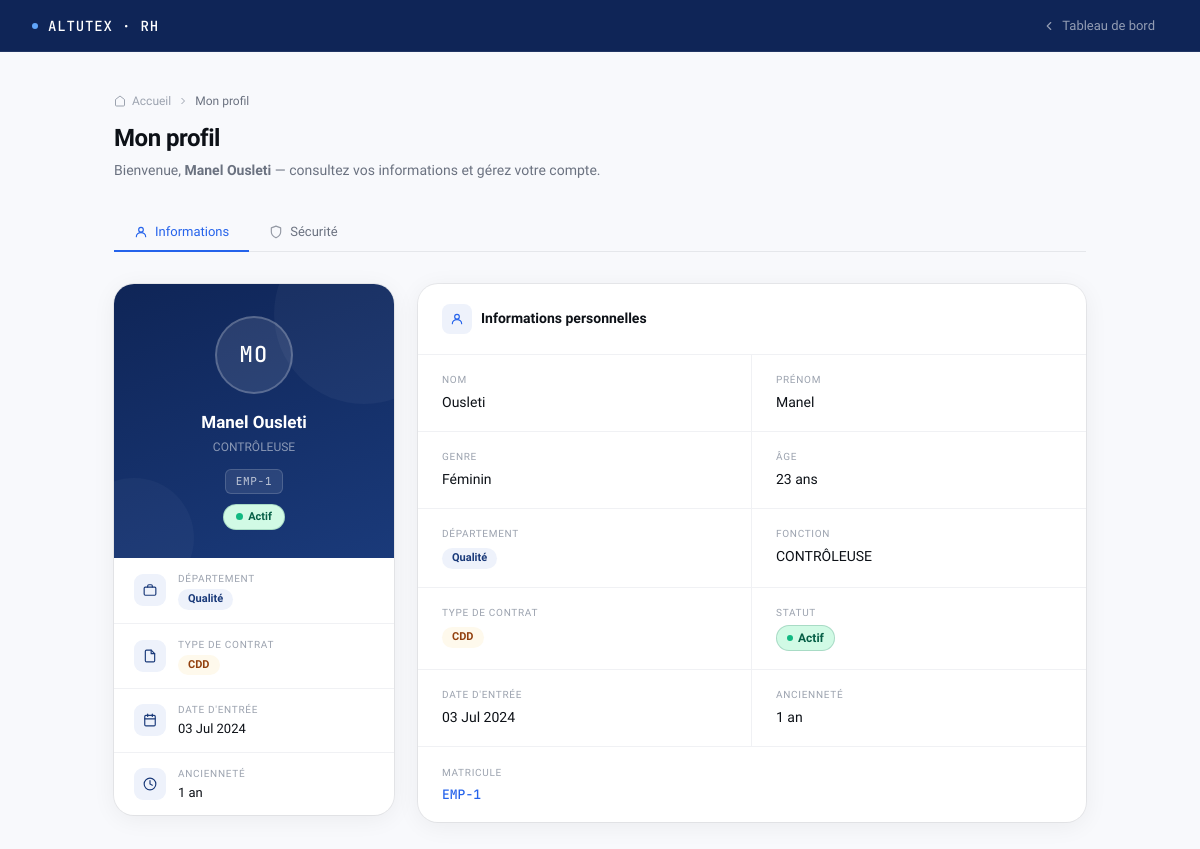
The app's page /index.php?action=mon_profil (signed in) with its own data.
### tables this page shows
CREATE TABLE `information_employe` (
  `id` int(11) NOT NULL AUTO_INCREMENT,
  `matricule` varchar(20) NOT NULL,
  `nom` varchar(100) NOT NULL,
  `prenom` varchar(100) NOT NULL,
  `genre` enum('M','F') DEFAULT NULL,
  `age` int(3) DEFAULT NULL,
  `tranche_age` varchar(20) DEFAULT NULL,
  `departement` varchar(100) DEFAULT NULL,
  `fonction` varchar(100) DEFAULT NULL,
  `type_contrat` varchar(50) DEFAULT NULL,
  `date_entree` date DEFAULT NULL,
  `anciennete_ans` decimal(5,2) DEFAULT NULL,
  `salaire_net` decimal(10,3) DEFAULT NULL,
  `statut` varchar(20) DEFAULT 'Actif',
  `date_sortie` date DEFAULT NULL,
  `motif_sortie` varchar(255) DEFAULT NULL,
  `created_at` timestamp NOT NULL DEFAULT current_timestamp(),
  PRIMARY KEY (`id`),
  UNIQUE KEY `uk_matricule` (`matricule`)
);

### views/rh/mon_profil.php (the view, shortened to what this page needs)
<?php
$initiales = strtoupper(
    substr($user['prenom'] ?? '?', 0, 1) .
    substr($user['nom']    ?? '?', 0, 1)
);
$dateEntree = '—';
if (!empty($user['date_entree'])) {
    try {
        $d = new DateTime($user['date_entree']);
        $mois = ['Jan','Fév','Mar','Avr','Mai','Jun','Jul','Aoû','Sep','Oct','Nov','Déc'];
        $dateEntree = $d->format('d') . ' ' . $mois[(int)$d->format('m') - 1] . ' ' . $d->format('Y');
    } catch (Exception $e) {
        $dateEntree = htmlspecialchars($user['date_entree']);
    }
}
$anciennete = '—';
if (!empty($user['anciennete_ans'])) {
    $ans = (float)$user['anciennete_ans'];
    if ($ans < 1) $anciennete = 'Moins d\'un an';
    elseif ($ans < 2) $anciennete = '1 an';
    else $anciennete = round($ans) . ' ans';
}
$statutColor = match(strtolower($user['statut'] ?? '')) {
    'actif'   => ['bg' => '#d1fae5', 'color' => '#065f46', 'border' => 'rgba(6,95,70,0.2)', 'dot' => '#10b981'],
    'inactif' => ['bg' => '#fee2e2', 'color' => '#991b1b', 'border' => 'rgba(153,27,27,0.2)', 'dot' => '#ef4444'],
    default   => ['bg' => '#fef3c7', 'color' => '#92400e', 'border' => 'rgba(146,64,14,0.2)', 'dot' => '#f59e0b'],
};
$genreLabel = match($user['genre'] ?? '') {
    'M' => 'Masculin', 'F' => 'Féminin', default => '—',
};
?>
<!DOCTYPE html>
<html lang="fr">
<head>
</head>
<body>
<nav class="topbar">
  <div class="topbar-logo">
    <div class="topbar-logo-dot"></div>
    ALTUTEX · RH
  </div>
  <a href="index.php?action=dashboard" class="topbar-back">
    <svg width="14" height="14" viewBox="0 0 24 24" fill="none" stroke="currentColor" stroke-width="2" stroke-linecap="round" stroke-linejoin="round"><polyline points="15 18 9 12 15 6"/></svg>
    Tableau de bord
  </a>
</nav>
<div class="page">
  <div class="page-header">
    <div class="breadcrumb">
      <svg width="12" height="12" viewBox="0 0 24 24" fill="none" stroke="currentColor" stroke-width="2"><path d="M3 9l9-7 9 7v11a2 2 0 0 1-2 2H5a2 2 0 0 1-2-2z"/></svg>
      Accueil
      <svg width="12" height="12" viewBox="0 0 24 24" fill="none" stroke="currentColor" stroke-width="2"><polyline points="9 18 15 12 9 6"/></svg>
      <span>Mon profil</span>
    </div>
    <h1 class="page-title">Mon profil</h1>
    <p class="page-sub">Bienvenue, <strong><?= htmlspecialchars($user['prenom'] . ' ' . $user['nom']) ?></strong> — consultez vos informations et gérez votre compte.</p>
  </div>
  <div class="tabs-wrap">
    <button class="tab active" data-tab="informations">
      <svg width="14" height="14" viewBox="0 0 24 24" fill="none" stroke="currentColor" stroke-width="2" stroke-linecap="round" stroke-linejoin="round"><circle cx="12" cy="8" r="4"/><path d="M4 20c0-4 3.6-7 8-7s8 3 8 7"/></svg>
      Informations
    </button>
    <button class="tab" data-tab="securite">
      <svg width="14" height="14" viewBox="0 0 24 24" fill="none" stroke="currentColor" stroke-width="2" stroke-linecap="round" stroke-linejoin="round"><path d="M12 22s8-4 8-10V5l-8-3-8 3v7c0 6 8 10 8 10z"/></svg>
      Sécurité
    </button>
  </div>
  <div class="layout">
    <div class="card">
      <div class="id-header">
        <div class="avatar-ring">
          <span class="avatar-initials"><?= htmlspecialchars($initiales) ?></span>
        </div>
        <div class="id-name"><?= htmlspecialchars($user['prenom'] . ' ' . $user['nom']) ?></div>
        <div class="id-role"><?= htmlspecialchars($user['fonction'] ?? '—') ?></div>
        <div class="matricule-tag"><?= htmlspecialchars($user['matricule'] ?? '—') ?></div>
        <br>
        <span class="statut-pill" style="background:<?= $statutColor['bg'] ?>;color:<?= $statutColor['color'] ?>;border:1px solid <?= $statutColor['border'] ?>">
          <span class="statut-dot-anim" style="background:<?= $statutColor['dot'] ?>"></span>
          <?= htmlspecialchars(ucfirst(strtolower($user['statut'] ?? 'Inconnu'))) ?>
        </span>
      </div>
      <div class="id-body">
        <div class="id-row">
          <div class="id-icon">
            <svg width="14" height="14" viewBox="0 0 24 24" fill="none" stroke="#1a3a7a" stroke-width="2" stroke-linecap="round" stroke-linejoin="round"><rect x="2" y="7" width="20" height="14" rx="2"/><path d="M16 7V5a2 2 0 0 0-2-2h-4a2 2 0 0 0-2 2v2"/></svg>
          </div>
          <div>
            <div class="id-label">Département</div>
            <div class="id-value"><span class="pill-dept"><?= htmlspecialchars($user['departement'] ?? '—') ?></span></div>
          </div>
        </div>
        <div class="id-row">
          <div class="id-icon">
            <svg width="14" height="14" viewBox="0 0 24 24" fill="none" stroke="#1a3a7a" stroke-width="2" stroke-linecap="round" stroke-linejoin="round"><path d="M14 2H6a2 2 0 0 0-2 2v16a2 2 0 0 0 2 2h12a2 2 0 0 0 2-2V8z"/><polyline points="14 2 14 8 20 8"/></svg>
          </div>
          <div>
            <div class="id-label">Type de contrat</div>
            <div class="id-value"><span class="pill-contrat"><?= htmlspecialchars($user['type_contrat'] ?? '—') ?></span></div>
          </div>
        </div>
        <div class="id-row">
          <div class="id-icon">
            <svg width="14" height="14" viewBox="0 0 24 24" fill="none" stroke="#1a3a7a" stroke-width="2" stroke-linecap="round" stroke-linejoin="round"><rect x="3" y="4" width="18" height="18" rx="2"/><line x1="16" y1="2" x2="16" y2="6"/><line x1="8" y1="2" x2="8" y2="6"/><line x1="3" y1="10" x2="21" y2="10"/></svg>
          </div>
          <div>
            <div class="id-label">Date d'entrée</div>
            <div class="id-value"><?= $dateEntree ?></div>
          </div>
        </div>
        <div class="id-row">
          <div class="id-icon">
            <svg width="14" height="14" viewBox="0 0 24 24" fill="none" stroke="#1a3a7a" stroke-width="2" stroke-linecap="round" stroke-linejoin="round"><circle cx="12" cy="12" r="10"/><polyline points="12 6 12 12 16 14"/></svg>
          </div>
          <div>
            <div class="id-label">Ancienneté</div>
            <div class="id-value"><?= $anciennete ?></div>
          </div>
        </div>
      </div>
    </div>
    <div>
      <div class="panel active card" id="panel-informations">
        <div class="panel-title">
          <div class="panel-title-icon">
            <svg width="14" height="14" viewBox="0 0 24 24" fill="none" stroke="currentColor" stroke-width="2" stroke-linecap="round" stroke-linejoin="round"><circle cx="12" cy="8" r="4"/><path d="M4 20c0-4 3.6-7 8-7s8 3 8 7"/></svg>
          </div>
          Informations personnelles
        </div>
        <div class="info-grid">
          <div class="info-cell">
            <div class="ic-label">Nom</div>
            <div class="ic-value"><?= htmlspecialchars($user['nom'] ?? '—') ?></div>
          </div>
          <div class="info-cell">
            <div class="ic-label">Prénom</div>
            <div class="ic-value"><?= htmlspecialchars($user['prenom'] ?? '—') ?></div>
          </div>
          <div class="info-cell">
            <div class="ic-label">Genre</div>
            <div class="ic-value"><?= $genreLabel ?></div>
          </div>
          <div class="info-cell">
            <div class="ic-label">Âge</div>
            <div class="ic-value"><?= !empty($user['age']) ? htmlspecialchars($user['age']) . ' ans' : '—' ?></div>
          </div>
          <div class="info-cell">
            <div class="ic-label">Département</div>
            <div class="ic-value"><span class="pill-dept"><?= htmlspecialchars($user['departement'] ?? '—') ?></span></div>
          </div>
          <div class="info-cell">
            <div class="ic-label">Fonction</div>
            <div class="ic-value"><?= htmlspecialchars($user['fonction'] ?? '—') ?></div>
          </div>
          <div class="info-cell">
            <div class="ic-label">Type de contrat</div>
            <div class="ic-value"><span class="pill-contrat"><?= htmlspecialchars($user['type_contrat'] ?? '—') ?></span></div>
          </div>
          <div class="info-cell">
            <div class="ic-label">Statut</div>
            <div class="ic-value">
              <span style="display:inline-flex;align-items:center;gap:5px;font-size:12px;font-weight:600;background:<?= $statutColor['bg'] ?>;color:<?= $statutColor['color'] ?>;border:1px solid <?= $statutColor['border'] ?>;border-radius:99px;padding:3px 10px;">
                <span style="width:6px;height:6px;border-radius:50%;background:<?= $statutColor['dot'] ?>;"></span>
                <?= htmlspecialchars(ucfirst(strtolower($user['statut'] ?? '—'))) ?>
              </span>
            </div>
          </div>
          <div class="info-cell">
            <div class="ic-label">Date d'entrée</div>
            <div class="ic-value"><?= $dateEntree ?></div>
          </div>
          <div class="info-cell">
            <div class="ic-label">Ancienneté</div>
            <div class="ic-value"><?= $anciennete ?></div>
          </div>
          <div class="info-cell full no-border">
            <div class="ic-label">Matricule</div>
            <div class="ic-value mono"><?= htmlspecialchars($user['matricule'] ?? '—') ?></div>
          </div>
        </div>
      </div>
    </div>
  </div>
</div>
</body>
</html>

### records on screen
information_employe: prenom+nom "Manel Ousleti", initiales "MO", fonction "CONTRÔLEUSE", matricule "EMP-1", statut "Actif", departement "Qualité", type_contrat "CDD", date_entree "03 Jul 2024", anciennete_ans "1 an", nom "Ousleti", prenom "Manel", genre "Féminin", age "23"
